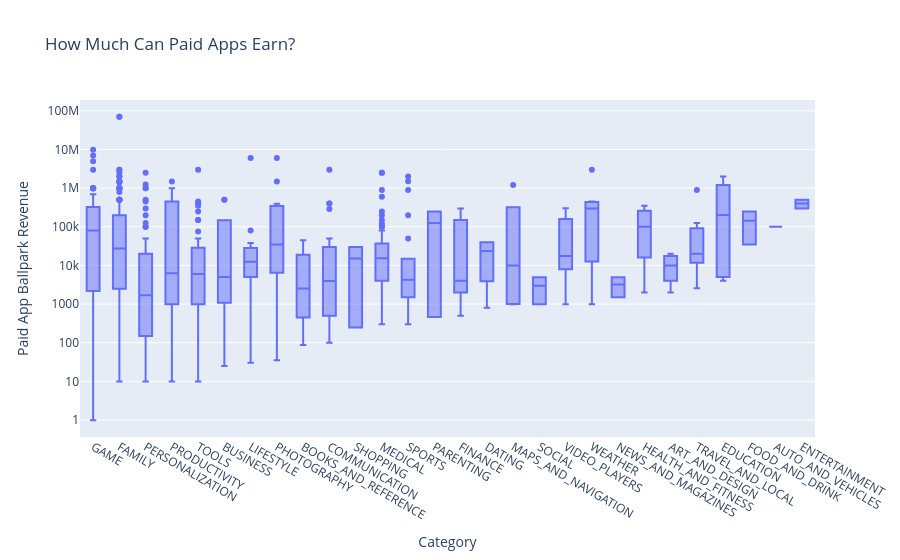

Here is the notebook cell this chart was saved with:
### Markdown cell above
# Plotly Box Plots: Revenue by App Category

**Challenge**: See if you can generate the chart below: 

<img src=https://imgur.com/v4CiNqX.png>

Looking at the hover text, how much does the median app earn in the Tools category? If developing an Android app costs $30,000 or thereabouts, does the average photography app recoup its development costs?

Hint: I've used 'min ascending' to sort the categories.

### Code cell
df_paid_apps = df_apps_clean[df_apps_clean['Type'] == 'Paid']
apps_by_rev = px.box(df_paid_apps, x='Category', y='Revenue_Estimate', title='How Much Can Paid Apps Earn?')
apps_by_rev.update_layout(xaxis_title='Category', yaxis_title='Paid App Ballpark Revenue', xaxis={'categoryorder':'min ascending'}, yaxis=dict(type='log'))
apps_by_rev.show()

### Figure 1 — Plotly figure (JSON) as saved in the notebook; plotly's stock layout.template omitted (floating-point values rounded to 4 significant figures; data arrays with more than 128 entries replaced by an {"elided": "..."} marker saying what was removed)
{"data": [{"alignmentgroup": "True", "hovertemplate": "Category=%{x}<br>Revenue_Estimate=%{y}<extra></extra>", "legendgroup": "", "marker": {"color": "#636efa"}, "name": "", "notched": false, "offsetgroup": "", "orientation": "v", "showlegend": false, "type": "box", "x": {"elided": "597 str values"}, "x0": " ", "xaxis": "x", "y": {"elided": "597 float values"}, "y0": " ", "yaxis": "y"}], "layout": {"autosize": true, "boxmode": "group", "legend": {"tracegroupgap": 0}, "title": {"text": "How Much Can Paid Apps Earn?"}, "xaxis": {"anchor": "y", "autorange": true, "categoryorder": "min ascending", "domain": [0, 1], "range": [-0.5, 27.5], "title": {"text": "Category"}, "type": "category"}, "yaxis": {"anchor": "x", "autorange": true, "domain": [0, 1], "range": [-0.4404, 8.281], "title": {"text": "Paid App Ballpark Revenue"}, "type": "log"}}}
